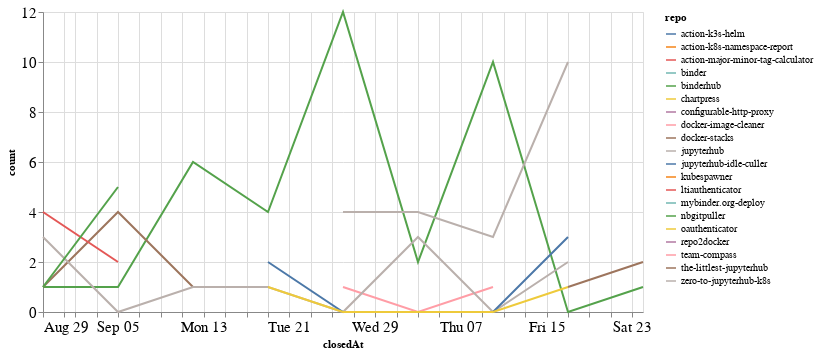

Notebook source saved alongside this figure:
### Code cell
closed_by_time = closed_by.groupby('repo').resample('W', on='closedAt').count()['author'].reset_index()
closed_by_time = closed_by_time.rename(columns={'author': 'count'})

alt.Chart(closed_by_time, width=600).mark_line().encode(
    x='closedAt',
    y='count',
    color='repo',
    tooltip="repo"
)

### Figure 1 — Vega-Lite specification as saved in the notebook (floating-point values rounded to 4 significant figures)
{"config": {"axisLeft": {"labelFontSize": 15}, "axisBottom": {"labelFontSize": 15}}, "data": {"name": "data-680f657974adcda384fe0549751442f0"}, "mark": "line", "encoding": {"color": {"type": "nominal", "field": "repo"}, "tooltip": {"type": "nominal", "field": "repo"}, "x": {"type": "temporal", "field": "closedAt"}, "y": {"type": "quantitative", "field": "count"}}, "width": 600, "$schema": "https://vega.github.io/schema/vega-lite/v4.8.1.json", "datasets": {"data-680f657974adcda384fe0549751442f0": [{"repo": "action-k3s-helm", "closedAt": "2021-10-10T00:00:00", "count": 2}, {"repo": "action-k8s-namespace-report", "closedAt": "2021-09-26T00:00:00", "count": 1}, {"repo": "action-major-minor-tag-calculator", "closedAt": "2021-09-26T00:00:00", "count": 1}, {"repo": "binder", "closedAt": "2021-10-03T00:00:00", "count": 1}, {"repo": "binderhub", "closedAt": "2021-08-29T00:00:00", "count": 1}, {"repo": "binderhub", "closedAt": "2021-09-05T00:00:00", "count": 1}, {"repo": "binderhub", "closedAt": "2021-09-12T00:00:00", "count": 6}, {"repo": "binderhub", "closedAt": "2021-09-19T00:00:00", "count": 4}, {"repo": "binderhub", "closedAt": "2021-09-26T00:00:00", "count": 12}, {"repo": "binderhub", "closedAt": "2021-10-03T00:00:00", "count": 2}, {"repo": "binderhub", "closedAt": "2021-10-10T00:00:00", "count": 10}, {"repo": "binderhub", "closedAt": "2021-10-17T00:00:00", "count": 0}, {"repo": "binderhub", "closedAt": "2021-10-24T00:00:00", "count": 1}, {"repo": "chartpress", "closedAt": "2021-09-05T00:00:00", "count": 1}, {"repo": "configurable-http-proxy", "closedAt": "2021-09-19T00:00:00", "count": 1}, {"repo": "docker-image-cleaner", "closedAt": "2021-09-26T00:00:00", "count": 1}, {"repo": "docker-image-cleaner", "closedAt": "2021-10-03T00:00:00", "count": 0}, {"repo": "docker-image-cleaner", "closedAt": "2021-10-10T00:00:00", "count": 1}, {"repo": "docker-stacks", "closedAt": "2021-08-29T00:00:00", "count": 1}, {"repo": "docker-stacks", "closedAt": "2021-09-05T00:00:00", "count": 4}, {"repo": "docker-stacks", "closedAt": "2021-09-12T00:00:00", "count": 1}, {"repo": "jupyterhub", "closedAt": "2021-08-29T00:00:00", "count": 3}, {"repo": "jupyterhub", "closedAt": "2021-09-05T00:00:00", "count": 0}, {"repo": "jupyterhub", "closedAt": "2021-09-12T00:00:00", "count": 1}, {"repo": "jupyterhub", "closedAt": "2021-09-19T00:00:00", "count": 1}, {"repo": "jupyterhub", "closedAt": "2021-09-26T00:00:00", "count": 0}, {"repo": "jupyterhub", "closedAt": "2021-10-03T00:00:00", "count": 3}, {"repo": "jupyterhub", "closedAt": "2021-10-10T00:00:00", "count": 0}, {"repo": "jupyterhub", "closedAt": "2021-10-17T00:00:00", "count": 2}, {"repo": "jupyterhub-idle-culler", "closedAt": "2021-09-19T00:00:00", "count": 2}, {"repo": "jupyterhub-idle-culler", "closedAt": "2021-09-26T00:00:00", "count": 0}, {"repo": "jupyterhub-idle-culler", "closedAt": "2021-10-03T00:00:00", "count": 0}, {"repo": "jupyterhub-idle-culler", "closedAt": "2021-10-10T00:00:00", "count": 0}, {"repo": "jupyterhub-idle-culler", "closedAt": "2021-10-17T00:00:00", "count": 3}, {"repo": "kubespawner", "closedAt": "2021-10-10T00:00:00", "count": 1}, {"repo": "ltiauthenticator", "closedAt": "2021-08-29T00:00:00", "count": 4}, {"repo": "ltiauthenticator", "closedAt": "2021-09-05T00:00:00", "count": 2}, {"repo": "mybinder.org-deploy", "closedAt": "2021-10-17T00:00:00", "count": 1}, {"repo": "nbgitpuller", "closedAt": "2021-08-29T00:00:00", "count": 1}, {"repo": "nbgitpuller", "closedAt": "2021-09-05T00:00:00", "count": 5}, {"repo": "oauthenticator", "closedAt": "2021-09-19T00:00:00", "count": 1}, {"repo": "oauthenticator", "closedAt": "2021-09-26T00:00:00", "count": 0}, {"repo": "oauthenticator", "closedAt": "2021-10-03T00:00:00", "count": 0}, {"repo": "oauthenticator", "closedAt": "2021-10-10T00:00:00", "count": 0}, {"repo": "oauthenticator", "closedAt": "2021-10-17T00:00:00", "count": 1}, {"repo": "repo2docker", "closedAt": "2021-08-29T00:00:00", "count": 2}, {"repo": "team-compass", "closedAt": "2021-10-03T00:00:00", "count": 1}, {"repo": "the-littlest-jupyterhub", "closedAt": "2021-10-17T00:00:00", "count": 1}, {"repo": "the-littlest-jupyterhub", "closedAt": "2021-10-24T00:00:00", "count": 2}, {"repo": "zero-to-jupyterhub-k8s", "closedAt": "2021-09-26T00:00:00", "count": 4}, {"repo": "zero-to-jupyterhub-k8s", "closedAt": "2021-10-03T00:00:00", "count": 4}, {"repo": "zero-to-jupyterhub-k8s", "closedAt": "2021-10-10T00:00:00", "count": 3}, {"repo": "zero-to-jupyterhub-k8s", "closedAt": "2021-10-17T00:00:00", "count": 10}]}}
